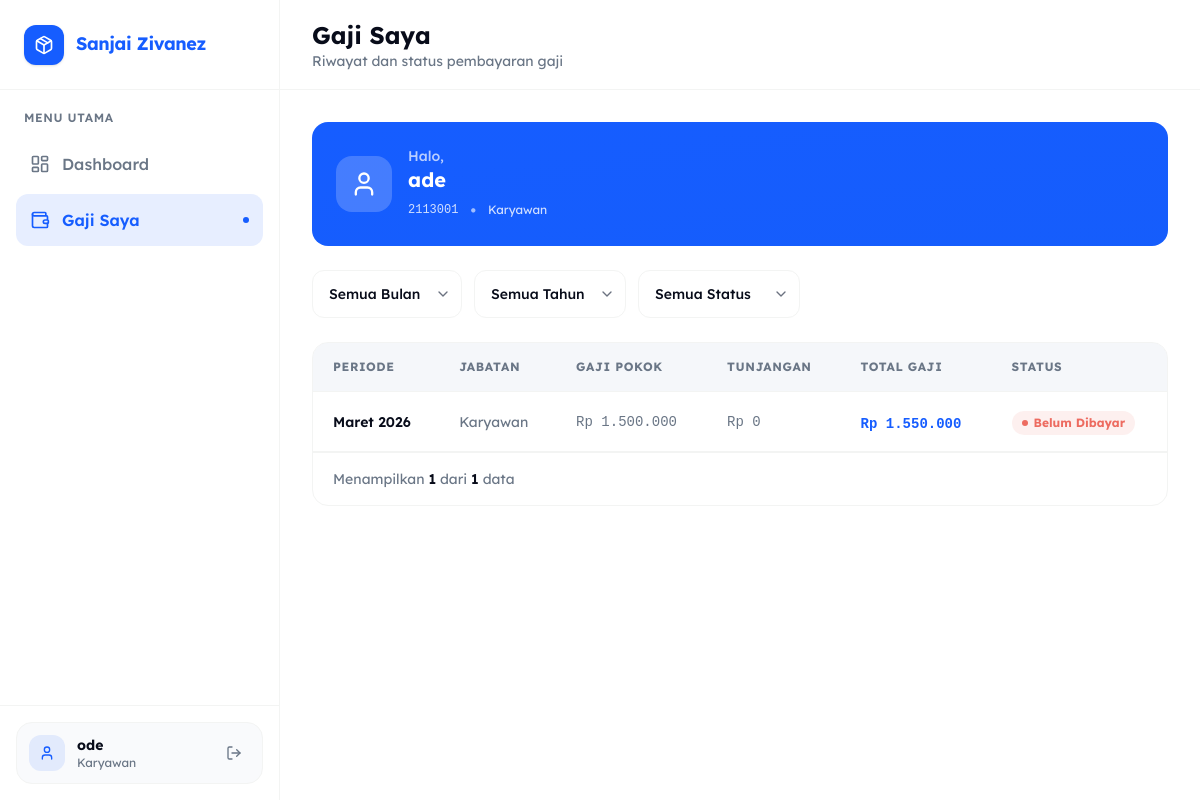
The page /Karyawan/gaji.php (signed in) on the database its author committed.
### tables this page shows
CREATE TABLE `users` (
  `id` int(11) NOT NULL,
  `username` varchar(50) NOT NULL,
  `nama_lengkap` varchar(100) DEFAULT NULL,
  `nik` varchar(20) DEFAULT NULL,
  `jabatan` varchar(100) DEFAULT NULL,
  `cabang_id` int(11) DEFAULT NULL,
  `password` varchar(50) NOT NULL,
  `role` enum('AdminP','AdminC','BG','Karyawan','Pemilik') NOT NULL,
  `created_at` timestamp NULL DEFAULT current_timestamp()
);

CREATE TABLE `penggajian` (
  `id` int(11) NOT NULL,
  `nama` varchar(100) NOT NULL,
  `nik` varchar(16) NOT NULL,
  `jabatan` varchar(100) NOT NULL,
  `jml_anggota` int(11) NOT NULL DEFAULT 1,
  `gaji_pokok` bigint(20) NOT NULL DEFAULT 0,
  `tunjangan` bigint(20) NOT NULL DEFAULT 0,
  `lembur` bigint(20) NOT NULL DEFAULT 0,
  `potongan` bigint(20) NOT NULL DEFAULT 0,
  `hari_tidak_hadir` int(11) NOT NULL DEFAULT 0,
  `total_gaji` bigint(20) NOT NULL DEFAULT 0,
  `bulan` enum('Januari','Februari','Maret','April','Mei','Juni','Juli','Agustus','September','Oktober','November','Desember') NOT NULL,
  `tahun` year(4) NOT NULL DEFAULT year(curdate()),
  `status` enum('Sudah Dibayar','Menunggu','Belum Dibayar') NOT NULL DEFAULT 'Belum Dibayar',
  `alamat` text DEFAULT NULL,
  `foto` varchar(255) DEFAULT NULL,
  `created_at` timestamp NULL DEFAULT current_timestamp(),
  `updated_at` timestamp NULL DEFAULT current_timestamp() ON UPDATE current_timestamp()
);

### Karyawan/gaji.php (the view, shortened to what this page needs)
<?php
require_once __DIR__ . '/../config.php';
$userId = (int)$_SESSION['id'];
$user   = $conn->query("SELECT nama_lengkap, nik, jabatan FROM users WHERE id = $userId")->fetch_assoc();
$nik    = $user['nik'] ?? '';
$page         = max(1, (int)($_GET['page'] ?? 1));
$perPage      = 10;
$offset       = ($page - 1) * $perPage;
$where  = "WHERE nik = ?";
$params = [$nik];
$types  = "s";
$count = $conn->prepare("SELECT COUNT(*) total FROM penggajian $where");
$count->bind_param($types, ...$params);
$count->execute();
$totalRows = $count->get_result()->fetch_assoc()['total'];
$stmt = $conn->prepare("
    SELECT * FROM penggajian $where
    ORDER BY tahun DESC,
             FIELD(bulan,'Januari','Februari','Maret','April','Mei','Juni','Juli','Agustus','September','Oktober','November','Desember') DESC
    LIMIT ? OFFSET ?
");
$params[] = $perPage;
$params[] = $offset;
$types   .= "ii";
$stmt->bind_param($types, ...$params);
$stmt->execute();
$rows = $stmt->get_result()->fetch_all(MYSQLI_ASSOC);
?>
<!DOCTYPE html>
<html lang="id">
<head>
    <script src="https://cdn.jsdelivr.net/npm/@tailwindcss/browser@4"></script>
</head>
<body class="font-sans bg-white min-h-screen overflow-x-hidden text-foreground">
<?php include __DIR__ . '/../layout/sidebar.php'; ?>
<main class="flex-1 lg:ml-[280px] flex flex-col min-h-screen overflow-x-hidden relative">
    <div class="sticky top-0 z-30 flex items-center h-[90px] shrink-0 border-b border-border bg-white/80 backdrop-blur-md px-5 md:px-8 gap-4">
        <div>
            <h2 class="font-bold text-2xl">Gaji Saya</h2>
            <p class="hidden sm:block text-sm text-secondary">Riwayat dan status pembayaran gaji</p>
        </div>
    </div>
    <div class="flex-1 p-5 md:p-8">
        <div class="bg-gradient-to-br from-primary to-blue-600 rounded-2xl p-6 mb-6 text-white">
            <div class="flex items-center gap-4">
                <div class="size-14 rounded-2xl bg-white/20 flex items-center justify-center shrink-0">
                    <i data-lucide="user" class="size-7 text-white"></i>
                </div>
                <div>
                    <p class="text-white/70 text-sm font-medium">Halo,</p>
                    <p class="font-bold text-xl"><?= htmlspecialchars($user['nama_lengkap'] ?? $_SESSION['username']) ?></p>
                    <div class="flex items-center gap-3 mt-1">
                        <span class="text-white/80 text-xs font-mono"><?= htmlspecialchars($nik ?: '—') ?></span>
                        <?php if ($user['jabatan']): ?>
                            <span class="text-white/60">•</span>
                            <span class="text-white/80 text-xs"><?= htmlspecialchars($user['jabatan']) ?></span>
                        <?php endif; ?>
                    </div>
                </div>
            </div>
        </div>
        <form method="GET" id="filterForm">
            <div class="flex flex-col sm:flex-row gap-3 mb-6">
                <select name="bulan" onchange="this.form.submit()" class="h-12 px-4 rounded-xl border border-border bg-white text-sm font-medium focus:ring-2 focus:ring-primary outline-none">
                    <option value="">Semua Bulan</option>
                </select>
                <select name="tahun" onchange="this.form.submit()" class="h-12 px-4 rounded-xl border border-border bg-white text-sm font-medium focus:ring-2 focus:ring-primary outline-none">
                    <option value="">Semua Tahun</option>
                </select>
                <select name="status" onchange="this.form.submit()" class="h-12 px-4 rounded-xl border border-border bg-white text-sm font-medium focus:ring-2 focus:ring-primary outline-none">
                    <option value="">Semua Status</option>
                </select>
            </div>
        </form>
        <div class="bg-white rounded-2xl border border-border overflow-hidden mb-8">
            <div class="overflow-x-auto scrollbar-hide">
                <table class="w-full min-w-[700px]">
                    <thead>
                        <tr class="border-b border-border bg-muted/60">
                            <th class="text-left px-5 py-4 text-xs font-bold text-secondary uppercase tracking-wider">Periode</th>
                            <th class="text-left px-5 py-4 text-xs font-bold text-secondary uppercase tracking-wider">Jabatan</th>
                            <th class="text-left px-5 py-4 text-xs font-bold text-secondary uppercase tracking-wider">Gaji Pokok</th>
                            <th class="text-left px-5 py-4 text-xs font-bold text-secondary uppercase tracking-wider">Tunjangan</th>
                            <th class="text-left px-5 py-4 text-xs font-bold text-secondary uppercase tracking-wider">Total Gaji</th>
                            <th class="text-left px-5 py-4 text-xs font-bold text-secondary uppercase tracking-wider">Status</th>
                        </tr>
                    </thead>
                    <tbody>
                        <?php if (empty($rows)): ?>
                            <tr><td colspan="6">
                                <div class="py-16 flex flex-col items-center gap-3 text-center">
                                    <div class="size-16 rounded-2xl bg-muted flex items-center justify-center">
                                        <i data-lucide="wallet" class="size-8 text-secondary"></i>
                                    </div>
                                    <p class="font-semibold">Belum ada data gaji</p>
                                    <p class="text-sm text-secondary">Data gaji Anda akan muncul di sini setelah diinput oleh Admin.</p>
                                </div>
                            </td></tr>
                        <?php else: ?>
                            <?php foreach ($rows as $r): ?>
                            <tr class="row-hover border-b border-border transition-colors">
                                <td class="px-5 py-4">
                                    <p class="font-semibold text-sm"><?= htmlspecialchars($r['bulan']) ?> <?= htmlspecialchars($r['tahun']) ?></p>
                                </td>
                                <td class="px-5 py-4 text-secondary text-sm"><?= htmlspecialchars($r['jabatan']) ?></td>
                                <td class="px-5 py-4 font-mono text-sm text-secondary">
                                    Rp <?= number_format($r['gaji_pokok'], 0, ',', '.') ?>
                                </td>
                                <td class="px-5 py-4 font-mono text-sm text-secondary">
                                    Rp <?= number_format($r['tunjangan'], 0, ',', '.') ?>
                                </td>
                                <td class="px-5 py-4">
                                    <span class="font-bold text-primary font-mono text-sm">
                                        Rp <?= number_format($r['total_gaji'], 0, ',', '.') ?>
                                    </span>
                                </td>
                                <td class="px-5 py-4">
                                    <?php if ($r['status'] === 'Sudah Dibayar'): ?>
                                        <span class="inline-flex items-center px-2.5 py-1 rounded-full bg-success/10 text-success text-xs font-bold">
                                            <span class="size-1.5 rounded-full bg-success mr-1.5"></span>Sudah Dibayar
                                        </span>
                                    <?php elseif ($r['status'] === 'Menunggu'): ?>
                                        <span class="inline-flex items-center px-2.5 py-1 rounded-full bg-warning/20 text-yellow-700 text-xs font-bold">
                                            <span class="size-1.5 rounded-full bg-warning mr-1.5"></span>Menunggu
                                        </span>
                                    <?php else: ?>
                                        <span class="inline-flex items-center px-2.5 py-1 rounded-full bg-error/10 text-error text-xs font-bold">
                                            <span class="size-1.5 rounded-full bg-error mr-1.5"></span>Belum Dibayar
                                        </span>
                                    <?php endif; ?>
                                </td>
                            </tr>
                            <?php endforeach; ?>
                        <?php endif; ?>
                    </tbody>
                </table>
            </div>
            <div class="flex flex-col sm:flex-row items-center justify-between px-5 py-4 border-t border-border gap-3">
                <p class="text-sm text-secondary">
                    Menampilkan <span class="font-semibold text-foreground"><?= count($rows) ?></span>
                    dari <span class="font-semibold text-foreground"><?= $totalRows ?></span> data
                </p>
            </div>
        </div>
    </div>
</main>
</body>
</html>

### Karyawan/gaji.php (style rules this page uses)
:root { --primary:#165DFF; --primary-hover:#0E4BD9; --foreground:#080C1A; --secondary:#6A7686; --muted:#EFF2F7; --border:#F3F4F3; --success:#30B22D; --error:#ED6B60; --warning:#FED71F; --font-sans:'Lexend Deca',sans-serif; }
select { @apply appearance-none bg-no-repeat cursor-pointer; background-position:right 10px center; padding-right:40px; }
.scrollbar-hide { -ms-overflow-style:none; scrollbar-width:none; }

### rows shown on the page
users: nama_lengkap "ade", nik "2113001", jabatan "Karyawan"
penggajian: bulan "Maret", tahun "2026", jabatan "Karyawan", gaji_pokok "1.500.000", tunjangan "0", total_gaji "1.550.000", status "Belum Dibayar" (drawn)

### other values the page prints
$label "Dashboard Gaji Saya"
$_SESSION['username'] "ode"
$_SESSION['role'] "Karyawan"
count($rows) "1"
$totalRows "1"
